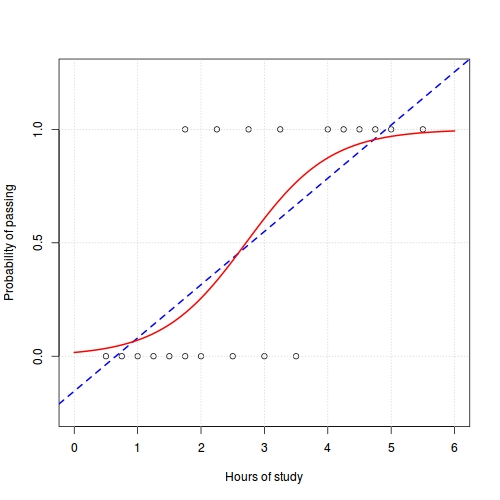

This chart was generated by the following R code:
x=c(0.5,0.75,1,1.25,1.5,1.75,1.75,2,2.25,2.5,2.75,3,3.25,3.5,4,4.25,4.5,4.75,5,5.5)
y=c(0,0,0,0,0,0,1,0,1,0,1,0,1,0,1,1,1,1,1,1)

jpeg(file="logistic.jpg", quality=100, width=500, height=500)
plot(x,y,xlab="Hours of study", ylab="Probability of passing", xlim=c(0,6), ylim=c(-0.25,1.25))
grid()
abline(coef(lm.fit(cbind(1, x), y)), col=4, lwd=2, lty=2)

l = coef(glm.fit(cbind(1, x), y, family=binomial()))
xx = seq(0, 6, length.out=100)
p = 1/(1 + exp(-(l[2]*xx + l[1])))

lines(xx, p, col=2, lwd=2)
dev.off()
